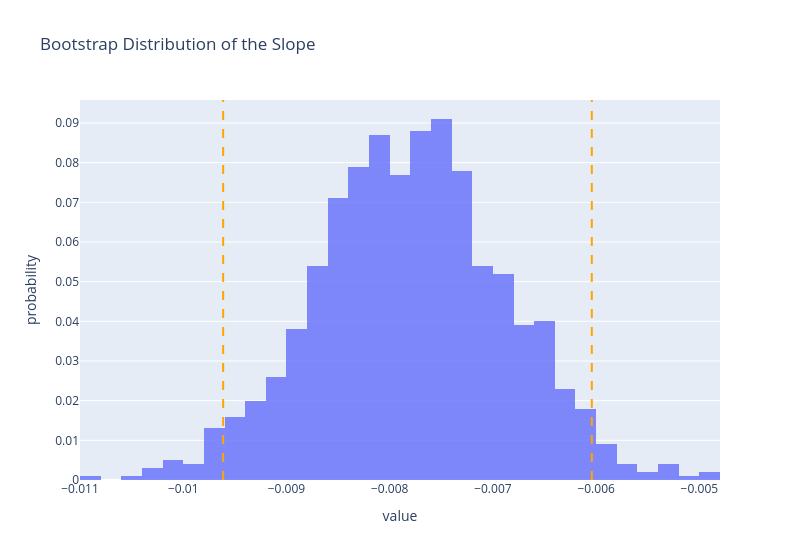

Here is the notebook cell this chart was saved with:
### Markdown cell above
Visualizing our resulting 95\% confidence interval:

### Code cell
ci_line_style = dict(color="orange", width=2, dash="dash")
fig.add_vline(x=bootstrap_ci(bs_theta1s)[0], line=ci_line_style)
fig.add_vline(x=bootstrap_ci(bs_theta1s)[1], line=ci_line_style)

### Figure 1 — Plotly figure (JSON) as saved in the notebook; plotly's stock layout.template omitted (floating-point values rounded to 4 significant figures; data arrays with more than 128 entries replaced by an {"elided": "..."} marker saying what was removed)
{"data": [{"bingroup": "x", "histnorm": "probability", "hovertemplate": "variable=<br>value=%{x}<br>probability=%{y}<extra></extra>", "legendgroup": "", "marker": {"color": "#636efa", "opacity": 0.8, "pattern": {"shape": ""}}, "name": "", "orientation": "v", "showlegend": false, "type": "histogram", "x": {"elided": "1000 float values"}, "xaxis": "x", "yaxis": "y"}], "layout": {"barmode": "overlay", "legend": {"title": {"text": "variable"}, "tracegroupgap": 0}, "shapes": [{"line": {"color": "orange", "dash": "dash", "width": 2}, "type": "line", "x0": -0.009613, "x1": -0.009613, "xref": "x", "y0": 0, "y1": 1, "yref": "y domain"}, {"line": {"color": "orange", "dash": "dash", "width": 2}, "type": "line", "x0": -0.006042, "x1": -0.006042, "xref": "x", "y0": 0, "y1": 1, "yref": "y domain"}], "title": {"text": "Bootstrap Distribution of the Slope"}, "width": 800, "xaxis": {"anchor": "y", "domain": [0.0, 1.0], "title": {"text": "value"}}, "yaxis": {"anchor": "x", "domain": [0.0, 1.0], "title": {"text": "probability"}}}}
